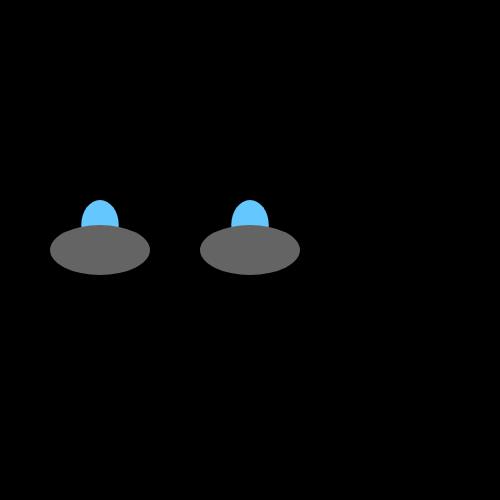
Frame 1 (no input)
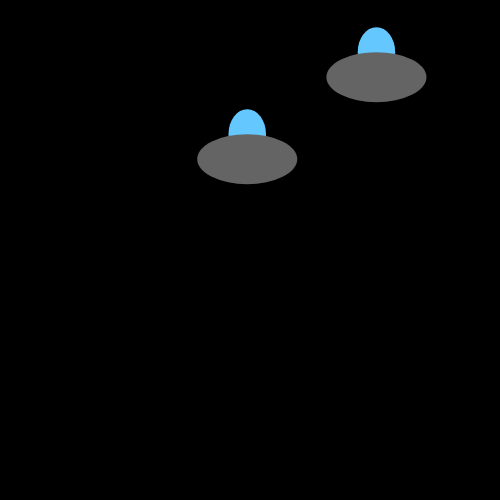
Frame 60 (no input)
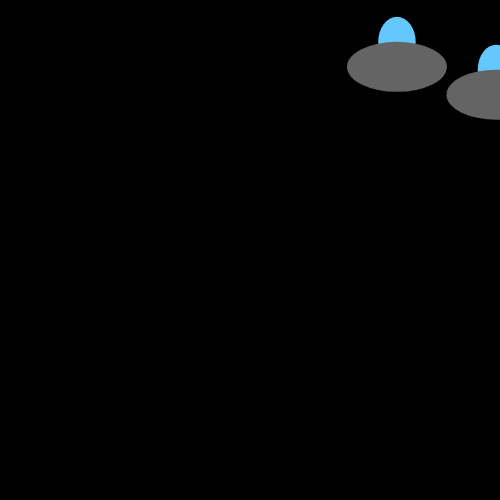
Frame 120 (the mouse pressed at the canvas centre since frame 60)

The p5.js sketch that drew these frames (run headless with seeded random() and noise() and a simulated clock; from frame 60 on, the mouse is pressed at the canvas centre):

// p5.js sketch
// ── sketch.js
var spaceship_a;
var spaceship_b;
var isCollided

function setup()
{
    createCanvas(500,500);

    spaceship_a = {x: width/2, y: height/2, radius: 50};
    spaceship_b = {x: 100, y: height/2, radius: 50};
    spaceship_a.speed_x = random(-5,5)
    spaceship_a.speed_y = random(-5,5)
    spaceship_b.speed_x = random(-5,5)
    spaceship_b.speed_y = random(-5,5)


}

function draw()
{
    background(0);
    noStroke();

    drawSpaceShip(spaceship_a, isCollided);
    drawSpaceShip(spaceship_b, isCollided);

   isCollided =  checkCollision(spaceship_a, spaceship_b, spaceship_a.radius + spaceship_b.radius)

   fly(spaceship_a)
   fly(spaceship_b)

}


function drawSpaceShip(spaceship, isCollided)
{
    var rx = 0;
    var ry = 0;

    if(isCollided)
    {
        rx = random(-10,10);
        ry = random(-10,10);
    }

    fill(100,200,255);
    ellipse(
        spaceship.x + rx,
        spaceship.y - spaceship.radius/2 + ry,
        spaceship.radius * 0.75,
        spaceship.radius);

    if(isCollided)
    {
        fill(150,0,0);
    }
    else
    {
        fill(100);
    }

    ellipse(spaceship.x + rx,spaceship.y + ry, spaceship.radius * 2, spaceship.radius);
}



function checkCollision(point_a, point_b, threshold)
{
    //returns true if point_a is less than threshold away from point_b
    //otherwise it returns false

    var d = dist(point_a.x, point_a.y, point_b.x, point_b.y)

    if (d < threshold) {
        return true
    } else {
        return false
    }

}


function fly(spaceship)
{
    //increments the position of the spaceship by its speed properties

    var s = getSpeed(spaceship)

    spaceship.speed_x = s.x
    spaceship.speed_y = s.y

    spaceship.x += spaceship.speed_x;
    spaceship.y += spaceship.speed_y;

}


function getSpeed(spaceship)
{

    //reverses the speed of a spaceship if it crosses the edge of the canvas
    //returns a speed object with x and y properties

    var speed = {x: spaceship.speed_x, y: spaceship.speed_y}

    if (spaceship.x < 0 || spaceship.x > width) {
        speed.x *= -1
    }

    if (spaceship.y < 0 || spaceship.y > width) {
        speed.y *= -1
    }

    return speed

}
